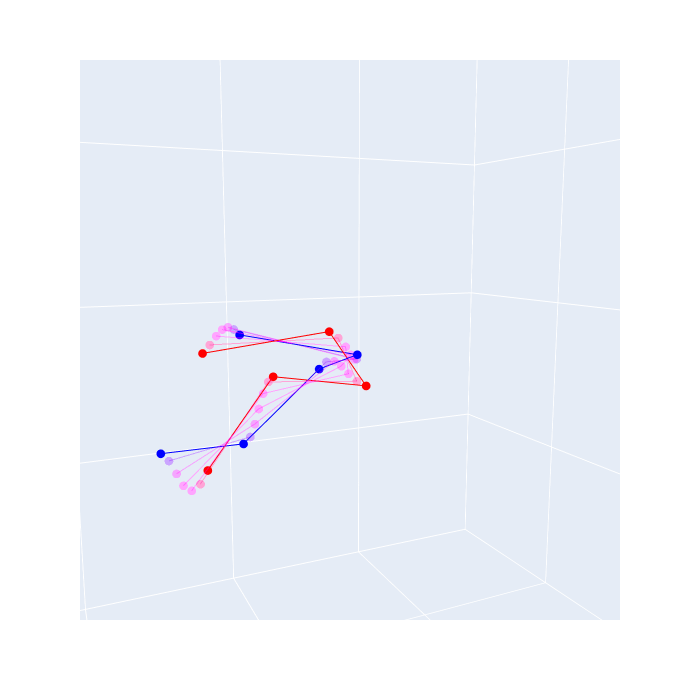

Notebook cell for this chart:
### Code cell
# view 1

i=9
angle = np.pi*2.05/3.
radius = 0.75
eye_x = radius * np.cos(angle) + 0.7
eye_y = radius * np.sin(angle)
fig1 = visualise_simulation_evolution(
        configurations[5 * i : 5 * (i + 4) : 3],
        count,
        range_x=(-0.2, 2),
        range_y=(-0.2, 2),
        range_z=(-0.2, 2),
        # color_disc_map=lambda val: f"rgba({255*val}, 0, {255*(1.-val)}, {(np.sin(np.abs(val*np.pi - np.pi/2))**3 + 0.3)/1.5 })", #val*0.7+0.3
        color_disc_map=lambda val: f"rgba({255*val}, 0, {255*(1.-val)}, {np.piecewise(val, [val == 0. or val == 1., val != 0 and val != 1], [1, 0.3])})",
        show_legend=False,
    ).update_layout(
        scene=dict(
            xaxis=dict(range=[-2, 2], dtick=1),
            yaxis=dict(range=[-2, 2], dtick=1),
            zaxis=dict(range=[-2, 2], dtick=1),
            aspectmode="manual",
            aspectratio=dict(x=1, y=1, z=1),
        ),
        scene_camera=dict(eye=dict(x=eye_x, y=eye_y, z=0.1)))
fig1.show()
fig1.write_image('plot1.pdf')

### Figure 1 — Plotly figure (JSON) as saved in the notebook; plotly's stock layout.template omitted (floating-point values rounded to 4 significant figures)
{"data": [{"hovertemplate": "color=0.0<br>X=%{x}<br>Y=%{y}<br>Z=%{z}<extra></extra>", "legendgroup": "0.0", "line": {"color": "rgba(0.0, 0, 255.0, 1.0)", "dash": "solid"}, "marker": {"size": 3, "symbol": "circle"}, "mode": "lines+markers", "name": "0.0", "scene": "scene", "showlegend": true, "type": "scatter3d", "x": [0.45, 0.1076, 0.4187, 0.7548, 1.004], "y": [-0.06615, 0.2949, 0.6846, 1.044, 1.458], "z": [0.03914, -0.009644, 0.02777, -0.0595, 0.07074]}, {"hovertemplate": "color=0.16666666666666666<br>X=%{x}<br>Y=%{y}<br>Z=%{z}<extra></extra>", "legendgroup": "0.16666666666666666", "line": {"color": "rgba(42.5, 0, 212.5, 0.3)", "dash": "solid"}, "marker": {"size": 3, "symbol": "circle"}, "mode": "lines+markers", "name": "0.16666666666666666", "scene": "scene", "showlegend": true, "type": "scatter3d", "x": [0.48, 0.09197, 0.3834, 0.7273, 0.9862], "y": [-0.04226, 0.2574, 0.6567, 1.006, 1.421], "z": [0.06513, -0.03293, 0.0423, -0.0565, 0.04538]}, {"hovertemplate": "color=0.3333333333333333<br>X=%{x}<br>Y=%{y}<br>Z=%{z}<extra></extra>", "legendgroup": "0.3333333333333333", "line": {"color": "rgba(85.0, 0, 170.00000000000003, 0.3)", "dash": "solid"}, "marker": {"size": 3, "symbol": "circle"}, "mode": "lines+markers", "name": "0.3333333333333333", "scene": "scene", "showlegend": true, "type": "scatter3d", "x": [0.51, 0.08181, 0.3467, 0.7054, 0.97], "y": [-0.01359, 0.2152, 0.6319, 0.9725, 1.394], "z": [0.07859, -0.04106, 0.03735, -0.03593, 0.01229]}, {"hovertemplate": "color=0.5<br>X=%{x}<br>Y=%{y}<br>Z=%{z}<extra></extra>", "legendgroup": "0.5", "line": {"color": "rgba(127.5, 0, 127.5, 0.3)", "dash": "solid"}, "marker": {"size": 3, "symbol": "circle"}, "mode": "lines+markers", "name": "0.5", "scene": "scene", "showlegend": true, "type": "scatter3d", "x": [0.54, 0.07727, 0.3139, 0.6863, 0.9541], "y": [0.01618, 0.1736, 0.6116, 0.9444, 1.366], "z": [0.07481, -0.03049, 0.01647, -0.006715, -0.02055]}, {"hovertemplate": "color=0.6666666666666666<br>X=%{x}<br>Y=%{y}<br>Z=%{z}<extra></extra>", "legendgroup": "0.6666666666666666", "line": {"color": "rgba(170.0, 0, 85.00000000000001, 0.3)", "dash": "solid"}, "marker": {"size": 3, "symbol": "circle"}, "mode": "lines+markers", "name": "0.6666666666666666", "scene": "scene", "showlegend": true, "type": "scatter3d", "x": [0.57, 0.08238, 0.2816, 0.6649, 0.9331], "y": [0.04323, 0.1366, 0.5951, 0.914, 1.33], "z": [0.05512, -0.004044, -0.01362, 0.02376, -0.04552]}, {"hovertemplate": "color=0.8333333333333333<br>X=%{x}<br>Y=%{y}<br>Z=%{z}<extra></extra>", "legendgroup": "0.8333333333333333", "line": {"color": "rgba(212.49999999999997, 0, 42.50000000000002, 0.3)", "dash": "solid"}, "marker": {"size": 3, "symbol": "circle"}, "mode": "lines+markers", "name": "0.8333333333333333", "scene": "scene", "showlegend": true, "type": "scatter3d", "x": [0.6, 0.102, 0.2455, 0.639, 0.9078], "y": [0.0641, 0.1083, 0.5818, 0.8774, 1.288], "z": [0.02638, 0.02849, -0.04353, 0.04465, -0.05097]}, {"hovertemplate": "color=1.0<br>X=%{x}<br>Y=%{y}<br>Z=%{z}<extra></extra>", "legendgroup": "1.0", "line": {"color": "rgba(255.0, 0, 0.0, 1.0)", "dash": "solid"}, "marker": {"size": 3, "symbol": "circle"}, "mode": "lines+markers", "name": "1.0", "scene": "scene", "showlegend": true, "type": "scatter3d", "x": [0.63, 0.1333, 0.2075, 0.6137, 0.8852], "y": [0.07611, 0.09222, 0.5725, 0.8411, 1.252], "z": [-0.00135, 0.05355, -0.064, 0.04947, -0.03889]}], "layout": {"height": 700, "legend": {"title": {"text": "color"}, "tracegroupgap": 0}, "margin": {"t": 60}, "scene": {"aspectmode": "manual", "aspectratio": {"x": 1, "y": 1, "z": 1}, "camera": {"eye": {"x": 0.2915, "y": 0.629, "z": 0.1}}, "domain": {"x": [0, 1], "y": [0, 1]}, "xaxis": {"dtick": 1, "range": [-2, 2], "showgrid": true, "title": {"text": "X"}, "zeroline": true}, "yaxis": {"dtick": 1, "range": [-2, 2], "showgrid": true, "title": {"text": "Y"}, "zeroline": true}, "zaxis": {"dtick": 1, "range": [-2, 2], "showgrid": true, "title": {"text": "Z"}, "zeroline": true}}, "showlegend": false, "width": 700}}
